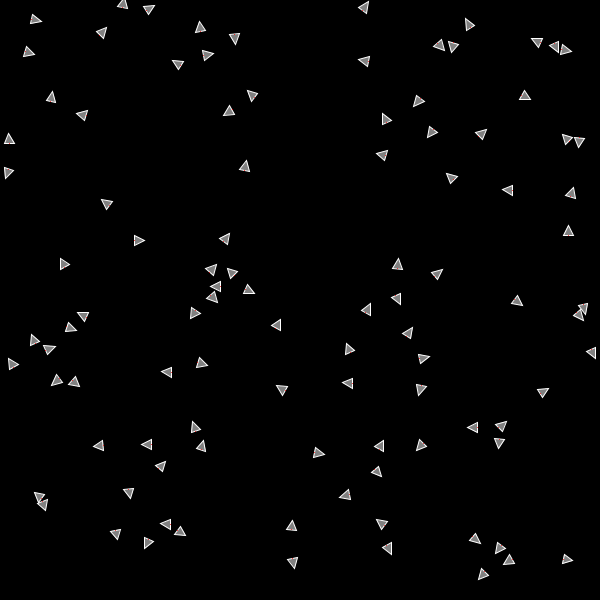
Frame 1 (no input)
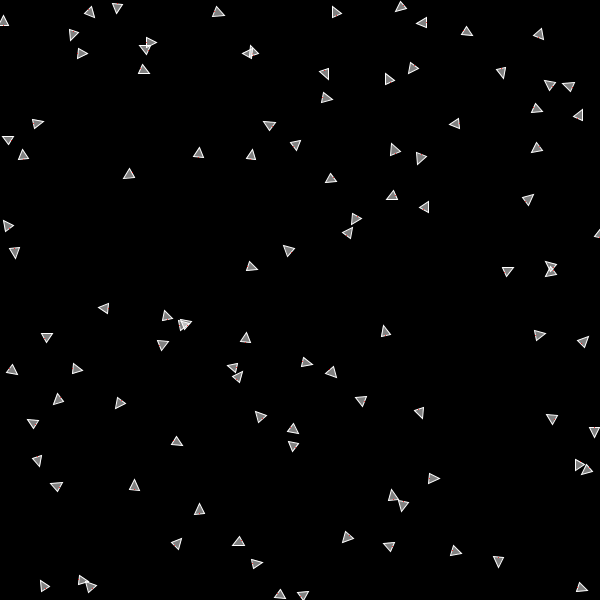
Frame 60 (the mouse pressed at the canvas centre just before this capture)
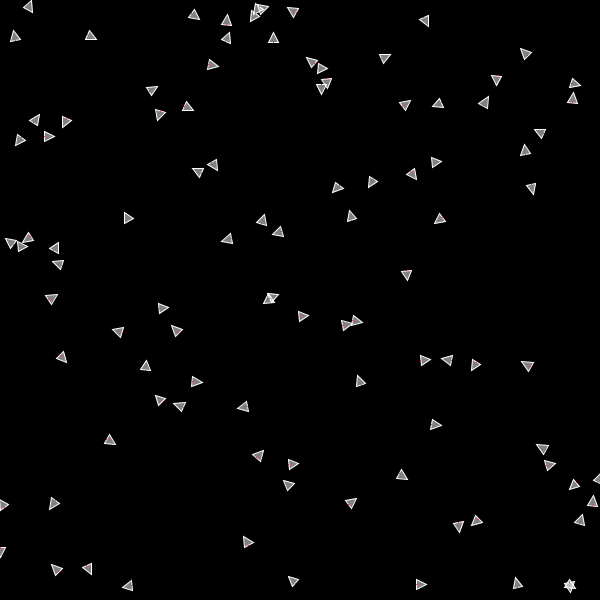
Frame 120 (the mouse held since frame 60 and released just before this capture)

The Processing sketch that drew these frames (run headless with seeded random() and noise(); from frame 60 on, the mouse is pressed at the canvas centre):

// Processing sketch: boids_and_boids
// ── boids_and_boids.pde
final float MAX_DIST = 50;
int BOID_ID = 0;
QuadTree quadTree;
PVector mousePos, mouseDims;
ArrayList<Boid> boids = new ArrayList<Boid>();
ArrayList<Boid> results = new ArrayList<Boid>();
void setup() {
  size(600, 600);
  for (int i = 0; i < 100; i += 1) {
    boids.add(new Boid(random(width), random(height)));
  }
  mousePos = new PVector(mouseX, mouseY);
  mouseDims = new PVector(200, 200);
}



void draw() {
  background(0);
  quadTree = new QuadTree(0, 0, width, height);
  for (Boid b : boids) {
    quadTree.added(b);
  }
  for (Boid b : boids) {
    b.update();
    b.draw();
  }
  //quadTree.draw();
  //mousePos.set(mouseX,mouseY);

  //stroke(0, 255, 0, 64);
  //fill(0, 255, 0, 32);
  //ellipse(mousePos.x, mousePos.y, mouseDims.x, mouseDims.x);

  //results.clear();
  //quadTree.GetWithinRange(mousePos, mouseDims.x, results);
  //stroke(0, 255, 100, 128);
  //fill(0, 255, 100, 64);
  //for (Boid b : results) {
  //  ellipse(b.pos.x, b.pos.y, 20, 20);
  //}
}

// ── Boid.pde
class Boid {
  final int id;
  {
    BOID_ID += 1;
    id = BOID_ID;
  }

  float maxForce = 0.5;
  float maxSpeed = 2;
  PVector pos, vel, acc;
  Boid(float x, float y) {
    this.pos = new PVector(x, y);
    vel = PVector.random2D();
    acc = new PVector();
  }

  void avoid(PVector target) {
    
    PVector desired = PVector.sub(pos, target);
    float dist = min(desired.mag(),MAX_DIST);
    desired.normalize();
    
    desired.mult(dist / MAX_DIST);
    PVector steer = PVector.sub(desired, vel);

    steer.limit(maxForce);

    applyForce(steer);
  }

  void applyForce(PVector force) {
    acc.add(force);
  }

  PVector align() {
    PVector sum = new PVector(0, 0);

    for (Boid b : boids) {
      if (b.id == id) continue;


      sum.add(b.vel);
    }

    sum.div(boids.size()-1);
    sum.setMag(maxSpeed);
    PVector steer = PVector.sub(sum, vel);
    steer.limit(maxForce);

    return steer;
  }

  void update() {
    results.clear();
    quadTree.GetWithinRange(pos, MAX_DIST, results);
    for (Boid b : results) {
      if (b.id == id) continue;
      

      
        avoid(b.pos);
      
    }


    vel.add(acc);
    vel.setMag(maxSpeed);
    acc.mult(0);
    pos.add(vel);

    if (pos.x < 0) {
      pos.x = width-1;
    }
    if (pos.x > width) {
      pos.x = 0;
    }

    if (pos.y < 0) {
      pos.y = height-1;
    }
    if (pos.y > height) {
      pos.y = 0;
    }
  }

  void draw() {
    pushMatrix();
    translate(pos.x, pos.y);
    rotate(vel.heading()-HALF_PI);

    stroke(255);
    fill(255, 128);
    beginShape();
    vertex(0, 10);
    vertex(5, 0);
    vertex(-5, 0);
    endShape(CLOSE);
    stroke(255, 0, 0);
    point(0, 0);
    popMatrix();
  }
}

// ── QuadTree.pde
final int CELL_MAX = 4;

class QuadTree {
  QuadTree[] trees;
  PVector pos, dims;
  Boid[] boids = new Boid[CELL_MAX];

  int count;

  QuadTree(float x, float y, float w, float h) {
    pos = new PVector(x, y);
    dims = new PVector(w, h);
  }

  void draw() {
    stroke(255, 0, 0, 128);
    noFill();
    rect(pos.x, pos.y, dims.x, dims.y);
    if (trees != null) {
      for (QuadTree child : trees) {
        child.draw();
      }
    }
  }

  void GetWithinRange(PVector op, float dist, ArrayList<Boid> res) {
    GetWithinRect(op.x-dist/2,op.y-dist/2,dist,dist,results);
    //stroke(255,0,0,64);
    //fill(255,0,0,64);
    //rect(op.x-dist/2, op.y - dist / 2, dist, dist);
    
    for (int i = results.size()-1;i >= 0; i -= 1) {
      if (PVector.dist(op,results.get(i).pos) > dist/2) {
        res.remove(i);
        
      }
    }
  }

  void GetWithinRect(float x, float y, float w, float h, ArrayList<Boid> res) {
    for (Boid b : this.boids) {
      if (b == null) continue;
      if (inside(b.pos.x, b.pos.y, x, y, w, h)) {
        res.add(b);
      }
    }

    if (trees != null) {
      for (QuadTree tree : trees) {
        tree.GetWithinRect(x, y, w, h, res);
      }
    }
  }

  boolean inside(float x, float y, float xx, float yy, float ww, float hh) {
    return (x >= xx && x <= xx + ww && y >= yy && y <= yy + hh);
  }


  boolean added(Boid b) {
    if (!inside(b.pos)) {
      return false;
    }
    if (count < CELL_MAX) {
      boids[count] = b;
      count += 1;
      return true;
    } else {
      if (trees == null) {
        trees = new QuadTree[4];
        float nw = dims.x / 2;
        float nh = dims.y / 2;
        trees[0] = new QuadTree(pos.x, pos.y, nw, nh);
        trees[1] = new QuadTree(pos.x+nw, pos.y, nw, nh);
        trees[2] = new QuadTree(pos.x+nw, pos.y+nh, nw, nh);
        trees[3] = new QuadTree(pos.x, pos.y+nh, nw, nh);
      }

      for (QuadTree child : trees) {
        if (child.added(b)) return true;
      }
    }

    return false;
  }

  boolean inside(PVector p) {
    return (p.x >= pos.x && p.x <= pos.x + dims.x && p.y >= pos.y && p.y <= pos.y + dims.y);
  }
}

// ── funcs.pde
float sqDist(float x1, float y1, float x2, float y2) {
  return pow(x1 - x2, 2) + pow(y1 - y2, 2);
}
